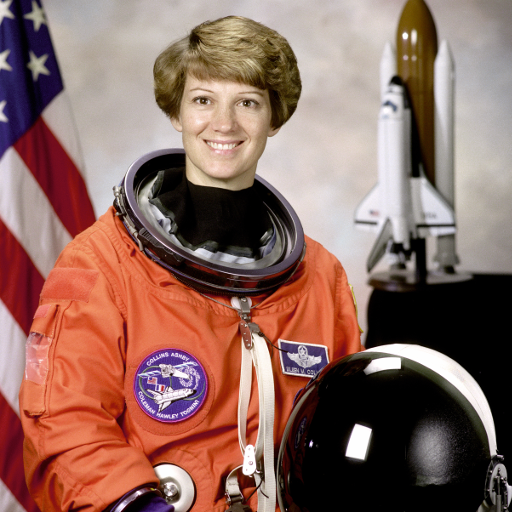
#> input picture skimage.data.astronaut(), 512 x 512 px
$ jupyter execute --allow-errors Seminar_4.ipynb   (shell and % lines are left out)
#> lines starting #> are read from the running program, lines starting #| are printed output that depends on the picture; long printed decimals are rounded
# Семинар 4 - Интерполяция изображений, геометрия формирования изображения и калибровка камеры

***

[cell 1]
from pathlib import Path

import cv2
import skimage
import numpy as np
import matplotlib.pyplot as plt

# Интерполяция изображений

Задача - эффективно уменьшить/увеличить изображение.

Рассмотрим несколько методов интерполяции.

## а) Интерполяция по ближайшему пикселю

Самая простая и самая быстрая, однако она приводит к сильным артефактам.

## б) Билинейная интерполяция

Лучше по качеству, но требует больше вычислений и вдобавок размывает границы объектов.

## в) Бикубическая интерполяция

Еще лучше в непрерывных областях, но на границе возникает [эффект гало](https://ru.wikipedia.org/wiki/Гало) (более темная полоса вдоль темного края границы и светлая вдоль светлого).

## Примеры

Согласно [документации OpenCV](https://docs.opencv.org/3.4/da/d54/group__imgproc__transform.html) для **сжатия изображения** — наиболее предпочтительным методом интерполяции является `cv.INTER_AREA`,
**для увеличения изображения** — наиболее предпочтительны методы интерполяции: `cv.INTER_CUBIC` (медленный) и `cv.INTER_LINEAR`.

[cell 2]
interpolation_algorithm = [
    ("nearest", cv2.INTER_NEAREST),
    ("bilinear", cv2.INTER_LINEAR),
    ("bicubic", cv2.INTER_CUBIC),
    ("area", cv2.INTER_AREA),
    ("lanczos4", cv2.INTER_LANCZOS4)
]

def resize_by_factor(
    img: np.array,
    factor: float,
) -> None:

    height, width = img.shape[:2]
    height2, width2 = int(height*factor), int(width*factor)

    print(f'orig size: h={height}, w={width}, resised size: h={height2}, w={width2}')

    fig, axes = plt.subplots(
        nrows=len(interpolation_algorithm),
        sharex=True,
        sharey=True,
        figsize=(3, 20)
    )

    imgs = []
    for i in range(len(interpolation_algorithm)):

        img_resized = cv2.resize(
            src=img,
            dsize=(width2, height2),
            interpolation=interpolation_algorithm[i][1],
        )

        axes[i].imshow(img_resized, cmap='Greys_r')
        axes[i].set_title(
            f"{interpolation_algorithm[i][0]}, shape = {img_resized.shape}",
        )

### Оригинальное изображение

[cell 3]
IMG_PATH = "data/a_letter.png"

if not Path(IMG_PATH).exists():
    !git clone https://github.com/alexmelekhin/cv_course_2023.git
    !mv cv_course_2023/seminars/seminar_04/data .

a_letter_img = cv2.imread(IMG_PATH, cv2.IMREAD_GRAYSCALE)

plt.figure(figsize=(3, 3))
#> (the rest of this cell did not finish here and is left out)

### Увеличение

#> (a cell that did not finish here is left out)

### Уменьшение

#> (a cell that did not finish here is left out)


# Упражение 1

Можно ли реализовать сжатие изображений на свертках? Реализуйте свертку, которая будет уменьшать изображение в 2 раза.

[cell 6]
def downsample_image(image):
    """Downsamples an image by first applying a 2x2 average pooling and then downsampling by factor of 2."""
    # Define a 2x2 averaging kernel
    kernel = np.ones((2, 2), np.float32) / 4

    # Apply convolution using the kernel
    convolved = cv2.filter2D(image, -1, kernel)

    # Downsample the image by selecting every second pixel in both dimensions
    downsampled = convolved[::2, ::2]

    return downsampled

# Assuming 'a_letter_img' is a pre-loaded image
#> (the rest of this cell did not finish here and is left out)

# Трансформация изображений

[Туториал OpenCV "Geometric Transformations of Images"](https://docs.opencv.org/3.4/da/d6e/tutorial_py_geometric_transformations.html)

_Источник - [Computer Vision: Algorithms and Applications, 2nd ed. 2022 Richard Szeliski](https://szeliski.org/Book/)_

## Поворот (Rotation)

Входные параметры: угол поворота (angle)

```python
matrix = np.array([
      [np.cos(angle),  np.sin(angle), 0],
      [-np.sin(angle), np.cos(angle), 0],
      [0,              0,             1],
])
```

## Растяжение/сжатие (Scale)

Входные параметры: фактор растяжения (tx, ty)

```python
matrix = np.array([
      [t[0], 0,    0],
      [0,    t[1], 0],
      [0,    0,    1],
])
```

## Перенос (translation)

Входные параметры: фактор переноса (tx, ty)

```python
matrix = np.array([
      [1,  0, t[0]],
      [0,  1, t[1]],
      [0,  0,    1],
])
```

## Сдвиг (shearing)

Входные параметры: фактор сдвига (tx, ty)

```python
matrix_horisontal = np.array([
      [1,    t[0], 0],
      [t[1], 1,    0],
      [0,    0,    1],
])
```

# Упражнение 2

Реализуйте функцию, которая принимает изображение и матрицу преобразования, и реализует афинную трансформацию. Не забудьте про центрирование.

Идея - афинное перемещение пикселей изображения.

[cell 7]
# [71 lines left out: functions affine_transform, make_rotation, make_scaling, make_translation, make_shearing, not called in this run]

Проверьте код на примере изображения c астронавтом

[cell 8]
import ipywidgets
from skimage import data

img = data.astronaut()
#> img is the input picture: shape (512, 512, 3); mean R, G, B 141.6, 105.8, 96.5

#resize image for much faster affine processing
img = cv2.resize(
    src=img,
    dsize = None,
    fx=0.3,
    fy=0.3,
    interpolation=cv2.INTER_AREA,
)
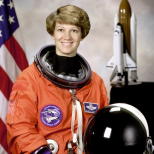
#> img: shape (154, 154, 3); mean R, G, B 141.2, 105.5, 96.3
#> the sliders are set to tx = 1.0, ty = 1.0, angle = 1.0

#> (the rest of this cell did not finish here and is left out)

# Вопрос 1

Запустите все 4 преобразования. Изменяйте параметры алгоритма. Имеются ли пиксели, которые никуда не перешли в результате трансформации?

**Ответ:** В результате транформации есть пиксели, которые никуда не перешли. Такие пиксели можно увидеть, если увеличить размер результирующего изображения. Это происходит из-за округления при попиксельном применении преобразования

# Формирование изображения

## Внешние параметры камеры

Некоторые камеры-обскуры вносят значительные искажения в изображения. Два основных вида искажений - это радиальные искажения и тангенциальные искажения.

**Радиальные искажения** возникают из-за неидеальности линз и приводит к тому, что прямые линии кажутся изогнутыми.

**Тангенциальные искажения** возникают из-за того, что объектив для съемки изображения не выровнен идеально параллельно плоскости изображения. Таким образом, некоторые области на изображении могут выглядеть ближе, чем ожидалось.

Виды радиального искажения:
<figure>

<figcaption>Barrel distortion (Positive k1 > 0)</figcaption>

<figcaption>Pincushion distortion (Negative k1 < 0)</figcaption>

<figcaption>Mustache distortion (Complex)</figcaption>
</figure>

Формулы:

$x_{dist} = x\frac{1+k_{1}r^{2}+k_{2}r^{4} + k_{3}r^{6}}{1+k_{4}r^{2}+k_{5}r^{4} + k_{6}r^{6}} + 2p_{1}xy + p_{2}(r^{2} + 2x^{2})$

$y_{dist} = y\frac{1+k_{1}r^{2}+k_{2}r^{4} + k_{3}r^{6}}{1+k_{4}r^{2}+k_{5}r^{4} + k_{6}r^{6}} + p_{1}(r^{2} + 2y^{2}) + 2p_{2}xy$,

где $r^{2} = x^{2} + y^{2}$

Таким образом, параметры радиальной дисторсии - ($k_{1}, \cdots, k_{6}$), тангенциальной дисторсии - ($p_{1}, p_{2}$)

В дополнение к этому нам нужны внутренние и внешние параметры камеры. Внутренние параметры специфичны для конкретной камеры. Они включают в себя такую информацию, как фокусное расстояние (fx,fy) и оптические центры (cx, cy). Фокусное расстояние и оптические центры могут быть использованы для создания матрицы камеры, которую можно использовать для устранения искажений, вызванных объективами конкретной камеры. Матрица камеры уникальна для конкретной камеры, поэтому после расчета ее можно повторно использовать на других изображениях, сделанных той же камерой.

# Вопрос 2

Запишите выражение связи точек в координатной системе камеры (x, y, z) c проекцией (изображением), зная параметры дисторсии и параметры камеры.

**Ответ:**
($k_x, k_y, k_z$) - координаты в пространстве
($k'_x, k'_y$) - координаты камеры
$f_x, f_y$ - фокусные расстояния
$с_x, с_y$ - фокусные центры

Выражения:

$k'_x = \left(f_x \cdot \frac{k_x}{k_z}\right) + c_x$

$k'_y = \left(f_y \cdot \frac{k_y}{k_z}\right) + c_y$

# Упражнение 3

Найдите параметры вашей камеры мобильного телефона.

Используйте шаблон шахматной доски. Можете воспользоваться ресурсом https://markhedleyjones.com/projects/calibration-checkerboard-collection  - здесь можно выбрать необходимый размер и подготовить pdf с доской. Во время печати не забудьте проверить, что масштаб не меняется (часто в параметрах печати по умолчанию установлен флаг "scale to fit page").

Воспользуйтесь [туториалом OpenCV](https://docs.opencv.org/4.x/dc/dbb/tutorial_py_calibration.html).

В ответе требуется:

1. Загрузить все сделанные фотографии (туториал рекомендует использовать не менее 10-ти изображений) в папку `./data/calibr_images`. Написанный код должен воспроизводить ваши результаты без дополнительных манипуляций.
2. Вывести найденные параметры калибровки (intrinsic матрицу и параметры дисторсии).
3. Отобразить изображения до и после устранения дисторсии.
4. Посчитать ошибку репроектирования (см. туториал opencv).

[cell 9]
import glob

[cell 10]
# Termination criteria
criteria = (cv2.TERM_CRITERIA_EPS + cv2.TERM_CRITERIA_MAX_ITER, 30, 0.001)

# Prepare object points, like (0,0,0), (1,0,0), (2,0,0) ....,(6,5,0)
grid_size = (10, 7)
objp = np.zeros((grid_size[0] * grid_size[1], 3), np.float32)
objp[:,:2] = np.mgrid[:grid_size[0],:grid_size[1]].T.reshape(-1,2)

# Arrays to store object points and image points from all the images.
objpoints = [] # 3d point in real world space
imgpoints = [] # 2d points in image plane.

images = glob.glob('./data/calibr_images/*.jpg')
print(len(images))

for fname in images:
    img = cv2.imread(fname)
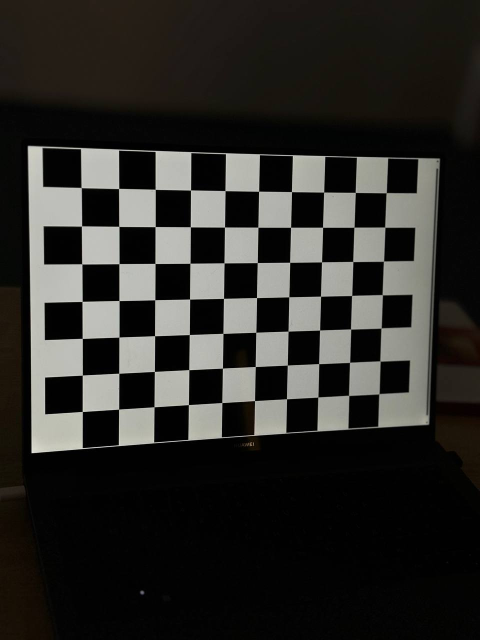
#> input picture seminars/seminar_04/data/calibr_images/photo_2024-03-11_15-01-21.jpg, 960 x 1280 px (shown at 1/2 size)
#> img is the input picture: shape (1280, 960, 3); mean B, G, R 39.9, 43.1, 44
    gray = cv2.cvtColor(img, cv2.COLOR_BGR2GRAY)
    ret, corners = cv2.findChessboardCorners(gray, grid_size, None)
#> ret = True; corners = 70 rows, first 8: [162.7, 375.5], [237.9, 377.4], [310.8, 379], [381.6, 380.5], [450.5, 381.6], [517.6, 383], [583.4, 383.7], [647.7, 384.5]
    if ret:
        objpoints.append(objp)
        corners2 = cv2.cornerSubPix(gray,corners, (11,11), (-1,-1), criteria)
#> corners2 = 70 rows, first 8: [162.7, 375.6], [237.9, 377.4], [310.8, 379], [381.6, 380.5], [450.5, 381.7], [517.7, 382.8], [583.5, 383.7], [647.8, 384.6]
        imgpoints.append(corners2)
    else:
        print(f"The chess board corners is not found: {fname}")

[cell 11]
ret, mtx, dist, rvecs, tvecs= cv2.calibrateCamera(objpoints, imgpoints, gray.shape[::-1], None, None)
#> ret = 0.102; mtx = [[2174, 0, 427.4], [0, 2129.8, 698.5], [0, 0, 1]]; dist = [[0.428, -2.7, 0.00997, -0.0043, 1.16]]; rvecs = ([0.14, -0.374, -0.0129],); tvecs = ([-3.41, -4.25, 28.28],)
print(f"Intrinsic matrix:\n{mtx}")
#| Intrinsic matrix:
#| [[2.17396522e+03 0.00000000e+00 4.27414946e+02]
#|  [0.00000000e+00 2.12979866e+03 6.98547411e+02]
#|  [0.00000000e+00 0.00000000e+00 1.00000000e+00]]
print(f"Distortion coefficients:\n{dist}")
#| Distortion coefficients:
#| [[ 0.4284 -2.698  0.009966 -0.004304  1.159]]

[cell 12]
for fname in images:
    img = cv2.imread(fname)
    undistorted_img = cv2.undistort(img, mtx, dist, None, mtx)
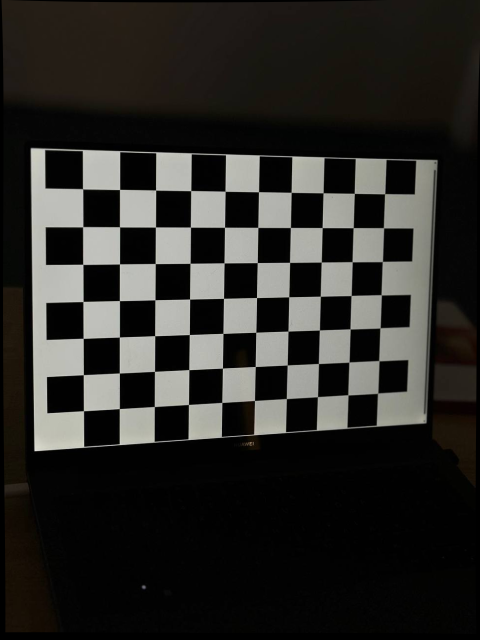
#> undistorted_img: shape (1280, 960, 3) (shown at 1/2 size); mean B, G, R 39.1, 42.2, 43.2
    fig, axes = plt.subplots(1, 2, figsize=(10, 5))

    axes[0].imshow(cv2.cvtColor(img, cv2.COLOR_BGR2RGB))
    axes[0].set_title('Original Image')
    axes[0].axis('off')

    axes[1].imshow(cv2.cvtColor(undistorted_img, cv2.COLOR_BGR2RGB))
    axes[1].set_title('Undistorted Image')
    axes[1].axis('off')

    plt.show()
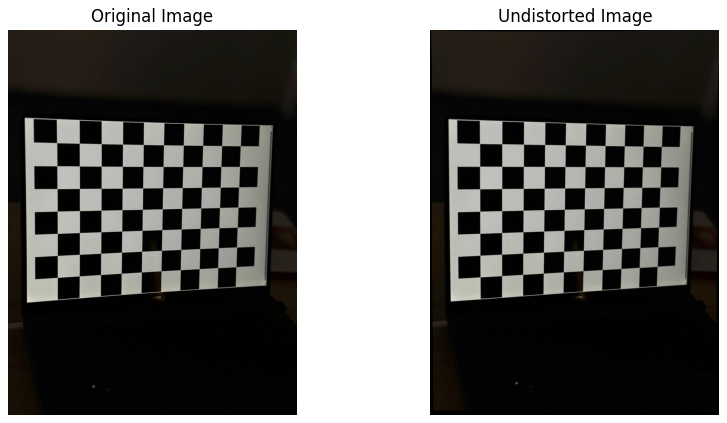
#> figure drawn by matplotlib, 2 panels

[cell 13]
mean_error = 0
for i in range(len(objpoints)):
    imgpoints2, _ = cv2.projectPoints(objpoints[i], rvecs[i], tvecs[i], mtx, dist)
    error = cv2.norm(imgpoints[i], imgpoints2, cv2.NORM_L2)/len(imgpoints2)
    mean_error += error
#> this loop made 1 pass
#> (error, mean_error) on pass 1: (0.0122, 0.0122)
#> after the loop, mean_error = 0.0122
print( "Avg error: {}".format(mean_error/len(objpoints)) )
#| Avg error: 0.01217
